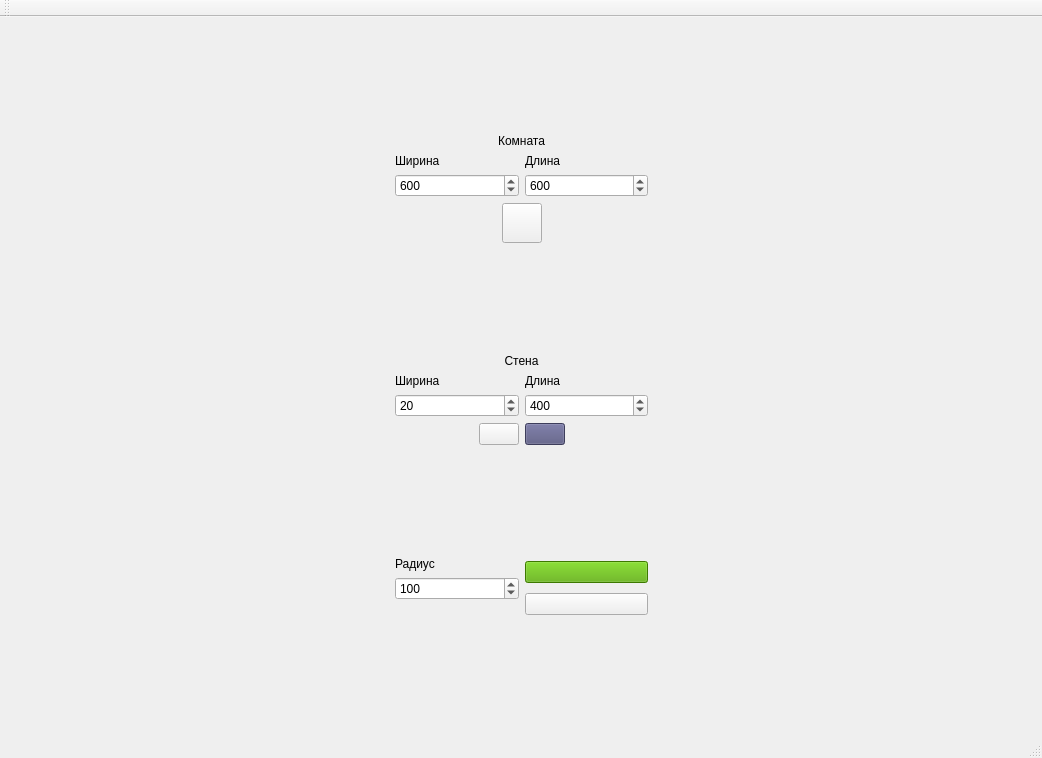
<?xml version="1.0" encoding="UTF-8"?>
<ui version="4.0">
 <class>LocationClass</class>
 <widget class="QMainWindow" name="LocationClass">
  <property name="geometry">
   <rect>
    <x>0</x>
    <y>0</y>
    <width>1042</width>
    <height>758</height>
   </rect>
  </property>
  <property name="windowTitle">
   <string>Location</string>
  </property>
  <widget class="QWidget" name="centralWidget">
   <layout class="QHBoxLayout" name="horizontalLayout_4">
    <item>
     <layout class="QGridLayout" name="LayWidget"/>
    </item>
    <item>
     <spacer name="horizontalSpacer_3">
      <property name="orientation">
       <enum>Qt::Horizontal</enum>
      </property>
      <property name="sizeHint" stdset="0">
       <size>
        <width>384</width>
        <height>20</height>
       </size>
      </property>
     </spacer>
    </item>
    <item>
     <layout class="QVBoxLayout" name="verticalLayout_5">
      <item>
       <spacer name="verticalSpacer">
        <property name="orientation">
         <enum>Qt::Vertical</enum>
        </property>
        <property name="sizeHint" stdset="0">
         <size>
          <width>20</width>
          <height>40</height>
         </size>
        </property>
       </spacer>
      </item>
      <item>
       <layout class="QVBoxLayout" name="verticalLayout_8">
        <item>
         <widget class="QLabel" name="label_8">
          <property name="text">
           <string>Комната</string>
          </property>
          <property name="alignment">
           <set>Qt::AlignCenter</set>
          </property>
         </widget>
        </item>
        <item>
         <layout class="QHBoxLayout" name="horizontalLayout_5">
          <item>
           <layout class="QVBoxLayout" name="verticalLayout_6">
            <item>
             <widget class="QLabel" name="label_6">
              <property name="text">
               <string>Ширина</string>
              </property>
             </widget>
            </item>
            <item>
             <widget class="QSpinBox" name="SpinWRoom">
              <property name="maximum">
               <number>1000</number>
              </property>
              <property name="value">
               <number>600</number>
              </property>
             </widget>
            </item>
           </layout>
          </item>
          <item>
           <layout class="QVBoxLayout" name="verticalLayout_7">
            <item>
             <widget class="QLabel" name="label_5">
              <property name="text">
               <string>Длина</string>
              </property>
             </widget>
            </item>
            <item>
             <widget class="QSpinBox" name="SpinHRoom">
              <property name="maximum">
               <number>1000</number>
              </property>
              <property name="value">
               <number>600</number>
              </property>
             </widget>
            </item>
           </layout>
          </item>
         </layout>
        </item>
        <item>
         <layout class="QHBoxLayout" name="horizontalLayout_6">
          <item>
           <spacer name="horizontalSpacer_5">
            <property name="orientation">
             <enum>Qt::Horizontal</enum>
            </property>
            <property name="sizeHint" stdset="0">
             <size>
              <width>40</width>
              <height>20</height>
             </size>
            </property>
           </spacer>
          </item>
          <item>
           <widget class="QPushButton" name="BtnRoom">
            <property name="minimumSize">
             <size>
              <width>40</width>
              <height>40</height>
             </size>
            </property>
            <property name="maximumSize">
             <size>
              <width>40</width>
              <height>40</height>
             </size>
            </property>
            <property name="text">
             <string/>
            </property>
            <property name="icon">
             <iconset resource="Location.qrc">
              <normaloff>:/Location/Images/Apply.png</normaloff>:/Location/Images/Apply.png</iconset>
            </property>
            <property name="iconSize">
             <size>
              <width>30</width>
              <height>30</height>
             </size>
            </property>
           </widget>
          </item>
          <item>
           <spacer name="horizontalSpacer_6">
            <property name="orientation">
             <enum>Qt::Horizontal</enum>
            </property>
            <property name="sizeHint" stdset="0">
             <size>
              <width>40</width>
              <height>20</height>
             </size>
            </property>
           </spacer>
          </item>
         </layout>
        </item>
       </layout>
      </item>
      <item>
       <spacer name="verticalSpacer_3">
        <property name="orientation">
         <enum>Qt::Vertical</enum>
        </property>
        <property name="sizeHint" stdset="0">
         <size>
          <width>20</width>
          <height>40</height>
         </size>
        </property>
       </spacer>
      </item>
      <item>
       <layout class="QVBoxLayout" name="verticalLayout_3">
        <item>
         <widget class="QLabel" name="label_7">
          <property name="text">
           <string>Стена</string>
          </property>
          <property name="alignment">
           <set>Qt::AlignCenter</set>
          </property>
         </widget>
        </item>
        <item>
         <layout class="QHBoxLayout" name="horizontalLayout_2">
          <item>
           <layout class="QVBoxLayout" name="verticalLayout">
            <item>
             <widget class="QLabel" name="label">
              <property name="text">
               <string>Ширина</string>
              </property>
             </widget>
            </item>
            <item>
             <widget class="QSpinBox" name="SpinWWall">
              <property name="maximum">
               <number>1000</number>
              </property>
              <property name="value">
               <number>20</number>
              </property>
             </widget>
            </item>
           </layout>
          </item>
          <item>
           <layout class="QVBoxLayout" name="verticalLayout_2">
            <item>
             <widget class="QLabel" name="label_2">
              <property name="text">
               <string>Длина</string>
              </property>
             </widget>
            </item>
            <item>
             <widget class="QSpinBox" name="SpinHWall">
              <property name="maximum">
               <number>1000</number>
              </property>
              <property name="value">
               <number>400</number>
              </property>
             </widget>
            </item>
           </layout>
          </item>
         </layout>
        </item>
        <item>
         <layout class="QHBoxLayout" name="horizontalLayout">
          <item>
           <spacer name="horizontalSpacer">
            <property name="orientation">
             <enum>Qt::Horizontal</enum>
            </property>
            <property name="sizeHint" stdset="0">
             <size>
              <width>40</width>
              <height>20</height>
             </size>
            </property>
           </spacer>
          </item>
          <item>
           <widget class="QPushButton" name="BtnWall">
            <property name="text">
             <string/>
            </property>
            <property name="icon">
             <iconset resource="Location.qrc">
              <normaloff>:/Location/Images/Apply.png</normaloff>:/Location/Images/Apply.png</iconset>
            </property>
            <property name="iconSize">
             <size>
              <width>30</width>
              <height>30</height>
             </size>
            </property>
           </widget>
          </item>
          <item>
           <widget class="QPushButton" name="BtnColorWall">
            <property name="styleSheet">
             <string notr="true">background-color: rgb(85, 85, 127);</string>
            </property>
            <property name="text">
             <string/>
            </property>
           </widget>
          </item>
          <item>
           <spacer name="horizontalSpacer_2">
            <property name="orientation">
             <enum>Qt::Horizontal</enum>
            </property>
            <property name="sizeHint" stdset="0">
             <size>
              <width>40</width>
              <height>20</height>
             </size>
            </property>
           </spacer>
          </item>
         </layout>
        </item>
       </layout>
      </item>
      <item>
       <spacer name="verticalSpacer_4">
        <property name="orientation">
         <enum>Qt::Vertical</enum>
        </property>
        <property name="sizeHint" stdset="0">
         <size>
          <width>20</width>
          <height>40</height>
         </size>
        </property>
       </spacer>
      </item>
      <item>
       <layout class="QHBoxLayout" name="horizontalLayout_3">
        <item>
         <layout class="QVBoxLayout" name="verticalLayout_4">
          <item>
           <widget class="QLabel" name="label_3">
            <property name="text">
             <string>Радиус</string>
            </property>
           </widget>
          </item>
          <item>
           <widget class="QSpinBox" name="SpinRadiusRfid">
            <property name="maximum">
             <number>1000</number>
            </property>
            <property name="value">
             <number>100</number>
            </property>
           </widget>
          </item>
          <item>
           <widget class="QLabel" name="label_4">
            <property name="text">
             <string/>
            </property>
           </widget>
          </item>
         </layout>
        </item>
        <item>
         <layout class="QVBoxLayout" name="verticalLayout_9">
          <item>
           <widget class="QPushButton" name="BtnColorRfid">
            <property name="styleSheet">
             <string notr="true">background-color: rgb(85, 170, 0);</string>
            </property>
            <property name="text">
             <string/>
            </property>
           </widget>
          </item>
          <item>
           <widget class="QPushButton" name="BtnRfid">
            <property name="text">
             <string/>
            </property>
            <property name="icon">
             <iconset resource="Location.qrc">
              <normaloff>:/Location/Images/Apply.png</normaloff>:/Location/Images/Apply.png</iconset>
            </property>
            <property name="iconSize">
             <size>
              <width>30</width>
              <height>30</height>
             </size>
            </property>
           </widget>
          </item>
         </layout>
        </item>
       </layout>
      </item>
      <item>
       <spacer name="verticalSpacer_2">
        <property name="orientation">
         <enum>Qt::Vertical</enum>
        </property>
        <property name="sizeHint" stdset="0">
         <size>
          <width>20</width>
          <height>88</height>
         </size>
        </property>
       </spacer>
      </item>
     </layout>
    </item>
    <item>
     <spacer name="horizontalSpacer_4">
      <property name="orientation">
       <enum>Qt::Horizontal</enum>
      </property>
      <property name="sizeHint" stdset="0">
       <size>
        <width>383</width>
        <height>20</height>
       </size>
      </property>
     </spacer>
    </item>
   </layout>
  </widget>
  <widget class="QMenuBar" name="menuBar">
   <property name="geometry">
    <rect>
     <x>0</x>
     <y>0</y>
     <width>1042</width>
     <height>21</height>
    </rect>
   </property>
  </widget>
  <widget class="QToolBar" name="mainToolBar">
   <attribute name="toolBarArea">
    <enum>TopToolBarArea</enum>
   </attribute>
   <attribute name="toolBarBreak">
    <bool>false</bool>
   </attribute>
  </widget>
  <widget class="QStatusBar" name="statusBar"/>
 </widget>
 <layoutdefault spacing="6" margin="11"/>
 <resources>
  <include location="Location.qrc"/>
 </resources>
 <connections/>
</ui>
